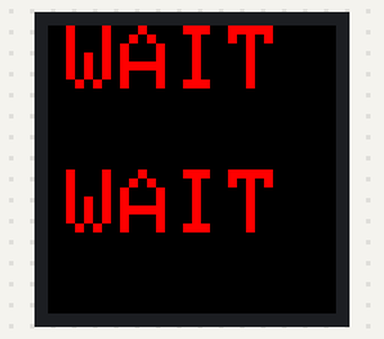
The sketch below on a simulated ESP32. Parts: 32×32 colour display. What the sketch prints to the serial monitor is not drawn.

Above: at 0.7 s.

The sketch:

esp32_slave3_v7_0.ino
```cpp
/*
  Slave 3  v7.0  —  Shot Clock TOP panel  (32 × 32 px)
  ─────────────────────────────────────────────────────
  Each panel : 32×16 px  →  2 rows × 1 col = 32×32 px per slave
  Combined   : Slave 3 (top) + Slave 4 (bottom) = 32×64 px

  Combined display layout:
    ≥ 10 s  →  Slave 3 = TENS digit    Slave 4 = UNITS digit
    <  10 s  →  Slave 3 = main digit    Slave 4 = ".tenths"

  Color : BLUE (normal)  →  RED (≤ 5 s)
  Size  : 2  (12×16 px per char)
*/

#define PxMATRIX_SPI_FREQUENCY 20000000
#include <PxMatrix.h>
#include <esp_now.h>
#include <WiFi.h>
#include "esp_wifi.h"

#define P_LAT  5
#define P_A   19
#define P_B   23
#define P_C   18
#define P_OE   4

// 2 rows × 1 col of 32×16 panels = 32×32 px
PxMATRIX display(32, 32, P_LAT, P_OE, P_A, P_B, P_C);

uint16_t C_BLACK, C_BLUE, C_RED;

// ── Polled scan ───────────────────────────────────────────────────────────────
static unsigned long lastScan = 0;
void scanIfNeeded() {
    unsigned long now = micros();
    if ((long)(now - lastScan) >= 2000) {
        display.display(40);
        lastScan = now;
    }
}
void waitMs(long ms) {
    long end = (long)millis() + ms;
    while ((long)(millis() - end) < 0) scanIfNeeded();
}

// ── BoardData (must match master exactly) ────────────────────────────────────
typedef struct __attribute__((packed)) {
    char eventName[32]; char teamA[16]; char teamB[16];
    int  scoreA, scoreB, clockSecs, clockTenths, quarter;
    char possession;
    int  foulsA, foulsB, timeoutsA, timeoutsB, screenMask;
    int  clockRunning, shotSecs, shotTenths, shotRunning, eventScroll;
} BoardData;

BoardData rxBuf; volatile bool newData = false; bool connected = false;

void onReceive(const uint8_t* mac, const uint8_t* data, int len) {
    if (len == sizeof(BoardData)) { memcpy(&rxBuf, data, sizeof(rxBuf)); newData = true; }
}

// ── Draw (Slave 3 = TOP half of combined display) ────────────────────────────
//   ≥10 s : show TENS digit  (e.g. "2" from "24")
//   < 10 s : show main DIGIT (e.g. "9" from "9.5")
//   size 2 = 12×16 px
void drawTop(int secs, int tenths) {
    display.fillRect(0, 0, 32, 32, C_BLACK);
    display.setTextWrap(false);
    display.setTextSize(2);

    uint16_t col = (secs <= 5) ? C_RED : C_BLUE;
    display.setTextColor(col);

    char buf[3];
    if (secs >= 10) snprintf(buf, sizeof(buf), "%d", secs / 10);
    else            snprintf(buf, sizeof(buf), "%d", secs);

    // centre 12 px wide char in 32 px → x = (32-12)/2 = 10
    display.setCursor(10, 0);
    display.print(buf);
}

// ── WAIT screen ───────────────────────────────────────────────────────────────
void showWait() {
    display.fillRect(0, 0, 32, 32, C_BLACK);
    display.setTextSize(1);
    display.setTextWrap(false);
    display.setTextColor(C_BLUE);
    display.setCursor(2, 0);   display.print("WAIT");
    display.setCursor(2, 16);  display.print("WAIT");
}

// ── Setup ─────────────────────────────────────────────────────────────────────
void setup() {
    delay(500);
    Serial.begin(115200);
    display.begin(8);
    delay(100);

    C_BLACK = display.color565(  0,   0,   0);
    C_BLUE  = display.color565(255,   0,   0);  // R↔B swap → BLUE
    C_RED   = display.color565(  0,   0, 255);  // R↔B swap → RED

    display.clearDisplay();
    display.setBrightness(150);
    display.setTextWrap(false);
    display.setRotation(0);

    showWait();

    WiFi.mode(WIFI_STA);
    esp_wifi_set_ps(WIFI_PS_NONE);
    Serial.print("Slave3 MAC: "); Serial.println(WiFi.macAddress());
    memset(&rxBuf, 0, sizeof(rxBuf));

    if (esp_now_init() != ESP_OK) {
        Serial.println("ESP-NOW FAILED");
    } else {
        esp_now_register_recv_cb(onReceive);
        Serial.println("Slave 3 v7.0 ready — 32x32 top panel");
    }
}

// ── Loop ──────────────────────────────────────────────────────────────────────
void loop() {
    scanIfNeeded();
    if (!newData) return;
    newData = false;
    if (!connected) { connected = true; Serial.println("Master connected"); }
    drawTop(rxBuf.shotSecs, rxBuf.shotTenths);
}
```
